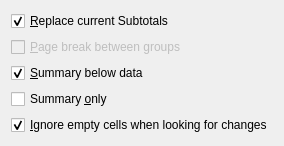
<?xml version="1.0" encoding="UTF-8"?>
<ui version="4.0">
 <author>Stefan Nikolaus &lt;stefan.nikolaus@kdemail.net&gt;</author>
 <comment>This file is part of the KDE project.
Copyright 2010 Stefan Nikolaus &lt;stefan.nikolaus@kdemail.net&gt;

This program is free software; you can redistribute it and/or modify
it under the terms of the GNU General Public License as published by
the Free Software Foundation; either version 2 of the License, or
(at your option) any later version.

This program is distributed in the hope that it will be useful,
but WITHOUT ANY WARRANTY; without even the implied warranty of
MERCHANTABILITY or FITNESS FOR A PARTICULAR PURPOSE.  See the
GNU General Public License for more details.

You should have received a copy of the GNU General Public License
along with this program; if not, write to the Free Software
Foundation, Inc., 51 Franklin Street, Fifth Floor, Boston, MA  02110-1301  USA
</comment>
 <class>SubtotalsDetailsWidget</class>
 <widget class="QWidget" name="SubtotalsDetailsWidget">
  <property name="geometry">
   <rect>
    <x>0</x>
    <y>0</y>
    <width>279</width>
    <height>139</height>
   </rect>
  </property>
  <property name="windowTitle">
   <string/>
  </property>
  <layout class="QVBoxLayout" name="verticalLayout">
   <item>
    <widget class="QCheckBox" name="m_replaceSubtotals">
     <property name="text">
      <string>&amp;Replace current Subtotals</string>
     </property>
     <property name="checked">
      <bool>true</bool>
     </property>
    </widget>
   </item>
   <item>
    <widget class="QCheckBox" name="m_pageBreak">
     <property name="enabled">
      <bool>false</bool>
     </property>
     <property name="text">
      <string>&amp;Page break between groups</string>
     </property>
    </widget>
   </item>
   <item>
    <widget class="QCheckBox" name="m_summaryBelow">
     <property name="text">
      <string>&amp;Summary below data</string>
     </property>
     <property name="checked">
      <bool>true</bool>
     </property>
     <property name="tristate">
      <bool>false</bool>
     </property>
    </widget>
   </item>
   <item>
    <widget class="QCheckBox" name="m_summaryOnly">
     <property name="text">
      <string>Summary &amp;only</string>
     </property>
    </widget>
   </item>
   <item>
    <widget class="QCheckBox" name="m_IgnoreBox">
     <property name="text">
      <string>&amp;Ignore empty cells when looking for changes</string>
     </property>
     <property name="checked">
      <bool>true</bool>
     </property>
    </widget>
   </item>
  </layout>
 </widget>
 <resources/>
 <connections/>
</ui>
